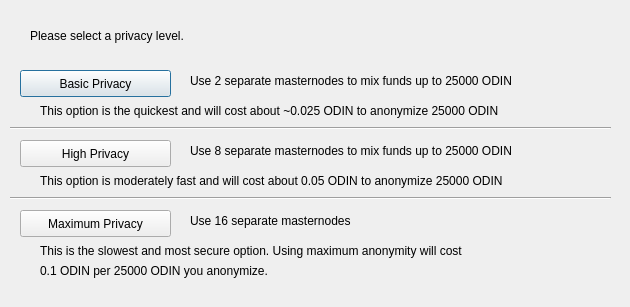
<?xml version="1.0" encoding="UTF-8"?>
<ui version="4.0">
 <class>ObfuscationConfig</class>
 <widget class="QDialog" name="ObfuscationConfig">
  <property name="geometry">
   <rect>
    <x>0</x>
    <y>0</y>
    <width>630</width>
    <height>307</height>
   </rect>
  </property>
  <property name="windowTitle">
   <string>Configure Obfuscation</string>
  </property>
  <widget class="QPushButton" name="buttonBasic">
   <property name="geometry">
    <rect>
     <x>20</x>
     <y>70</y>
     <width>151</width>
     <height>27</height>
    </rect>
   </property>
   <property name="text">
    <string>Basic Privacy</string>
   </property>
  </widget>
  <widget class="QPushButton" name="buttonHigh">
   <property name="geometry">
    <rect>
     <x>20</x>
     <y>140</y>
     <width>151</width>
     <height>27</height>
    </rect>
   </property>
   <property name="text">
    <string>High Privacy</string>
   </property>
  </widget>
  <widget class="QPushButton" name="buttonMax">
   <property name="geometry">
    <rect>
     <x>20</x>
     <y>210</y>
     <width>151</width>
     <height>27</height>
    </rect>
   </property>
   <property name="text">
    <string>Maximum Privacy</string>
   </property>
  </widget>
  <widget class="QLabel" name="label">
   <property name="geometry">
    <rect>
     <x>30</x>
     <y>20</y>
     <width>571</width>
     <height>31</height>
    </rect>
   </property>
   <property name="text">
    <string>Please select a privacy level.</string>
   </property>
  </widget>
  <widget class="QLabel" name="label_2">
   <property name="geometry">
    <rect>
     <x>190</x>
     <y>70</y>
     <width>421</width>
     <height>21</height>
    </rect>
   </property>
   <property name="text">
    <string>Use 2 separate masternodes to mix funds up to 25000 ODIN</string>
   </property>
  </widget>
  <widget class="QLabel" name="label_3">
   <property name="geometry">
    <rect>
     <x>190</x>
     <y>140</y>
     <width>411</width>
     <height>21</height>
    </rect>
   </property>
   <property name="text">
    <string>Use 8 separate masternodes to mix funds up to 25000 ODIN</string>
   </property>
  </widget>
  <widget class="QLabel" name="label_4">
   <property name="geometry">
    <rect>
     <x>190</x>
     <y>210</y>
     <width>421</width>
     <height>21</height>
    </rect>
   </property>
   <property name="text">
    <string>Use 16 separate masternodes</string>
   </property>
  </widget>
  <widget class="QLabel" name="label_6">
   <property name="geometry">
    <rect>
     <x>40</x>
     <y>100</y>
     <width>561</width>
     <height>21</height>
    </rect>
   </property>
   <property name="text">
    <string>This option is the quickest and will cost about ~0.025 ODIN to anonymize 25000 ODIN</string>
   </property>
  </widget>
  <widget class="QLabel" name="label_7">
   <property name="geometry">
    <rect>
     <x>40</x>
     <y>170</y>
     <width>561</width>
     <height>21</height>
    </rect>
   </property>
   <property name="text">
    <string>This option is moderately fast and will cost about 0.05 ODIN to anonymize 25000 ODIN</string>
   </property>
  </widget>
  <widget class="QLabel" name="label_8">
   <property name="geometry">
    <rect>
     <x>40</x>
     <y>240</y>
     <width>561</width>
     <height>21</height>
    </rect>
   </property>
   <property name="text">
    <string>This is the slowest and most secure option. Using maximum anonymity will cost</string>
   </property>
  </widget>
  <widget class="QLabel" name="label_9">
   <property name="geometry">
    <rect>
     <x>40</x>
     <y>260</y>
     <width>561</width>
     <height>21</height>
    </rect>
   </property>
   <property name="text">
    <string>0.1 ODIN per 25000 ODIN you anonymize.</string>
   </property>
  </widget>
  <widget class="Line" name="line">
   <property name="geometry">
    <rect>
     <x>10</x>
     <y>120</y>
     <width>601</width>
     <height>16</height>
    </rect>
   </property>
   <property name="orientation">
    <enum>Qt::Horizontal</enum>
   </property>
  </widget>
  <widget class="Line" name="line_2">
   <property name="geometry">
    <rect>
     <x>10</x>
     <y>190</y>
     <width>601</width>
     <height>16</height>
    </rect>
   </property>
   <property name="orientation">
    <enum>Qt::Horizontal</enum>
   </property>
  </widget>
 </widget>
 <resources/>
 <connections/>
</ui>
